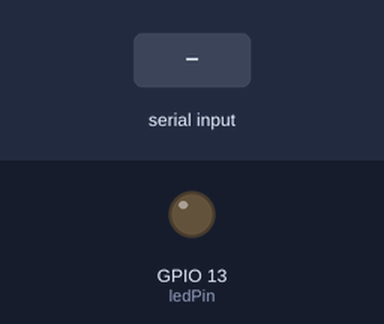
A sketch run on a simulated ESP32. Shown: output pins drawn as LEDs (lit = HIGH). The inputs (shaded band) are chosen by the test bench. What the sketch prints to the serial monitor is not drawn.

Above: at 1.2 s.
1.3 s: "1" received over the second serial link
2.8 s: "0" received over the second serial link
At 4.0 s:
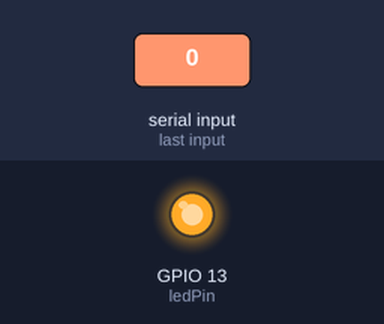
4.3 s: "2" received over the second serial link
At 5.2 s:
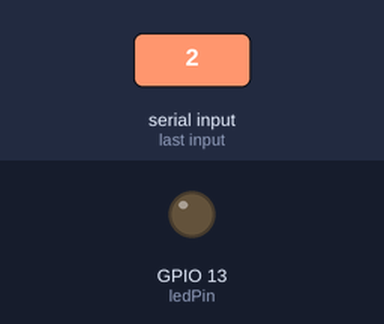
Timing chart, 0 to 7.3 s (numbered marks = the images above; inputs shaded):
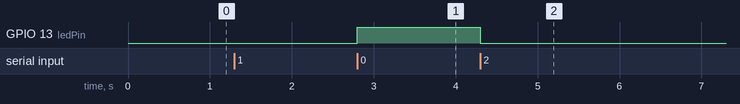

Measured:
- after the input at 1.3 s, every drawn part: stays the same
- after the input at 2.8 s, GPIO 13 (ledPin): LOW → HIGH at once
- after the input at 4.3 s, GPIO 13 (ledPin): HIGH → LOW at once

The sketch:

OtherSerial.ino
```cpp
// SoftwareSerial RX 27 not working
// but Serial & Serial1 are NOT the same port !!!
//#include <SoftwareSerial.h>


//#define rxPin 26
//#define txPin 27
#define rxPin 27
#define txPin 26
#define ledPin 13

// set up a new serial port
//SoftwareSerial mySerial =  SoftwareSerial(rxPin, txPin);
#define mySerial Serial1
byte pinState = 0;

void setup()  {
  Serial.begin(115200);

  // define pin modes for tx, rx, led pins:
  pinMode(ledPin, OUTPUT);

  Serial1.setTX(txPin);
  Serial1.setRX(rxPin);

  mySerial.begin(115200);
  //mySerial.listen();
  mySerial.println("Hello World - SoftwareSerial");

  Serial.println("Hello World - USBSerial");
}

void loop() {
/*
  while ( Serial.available() > 0 ) {
    char ch = (char)Serial.read();
    mySerial.print( ch );
    Serial.print( ch );
    toggle(ledPin);
  }
*/

  while ( mySerial.available() > 0 ) {
    char ch = (char)mySerial.read();
    mySerial.print( '$' ); mySerial.print( ch );
    Serial.print( '*' ); Serial.print( ch );
    toggle(ledPin);
  }

}

void toggle(int pinNum) {
  digitalWrite(pinNum, pinState);
  pinState = !pinState;
}
```
